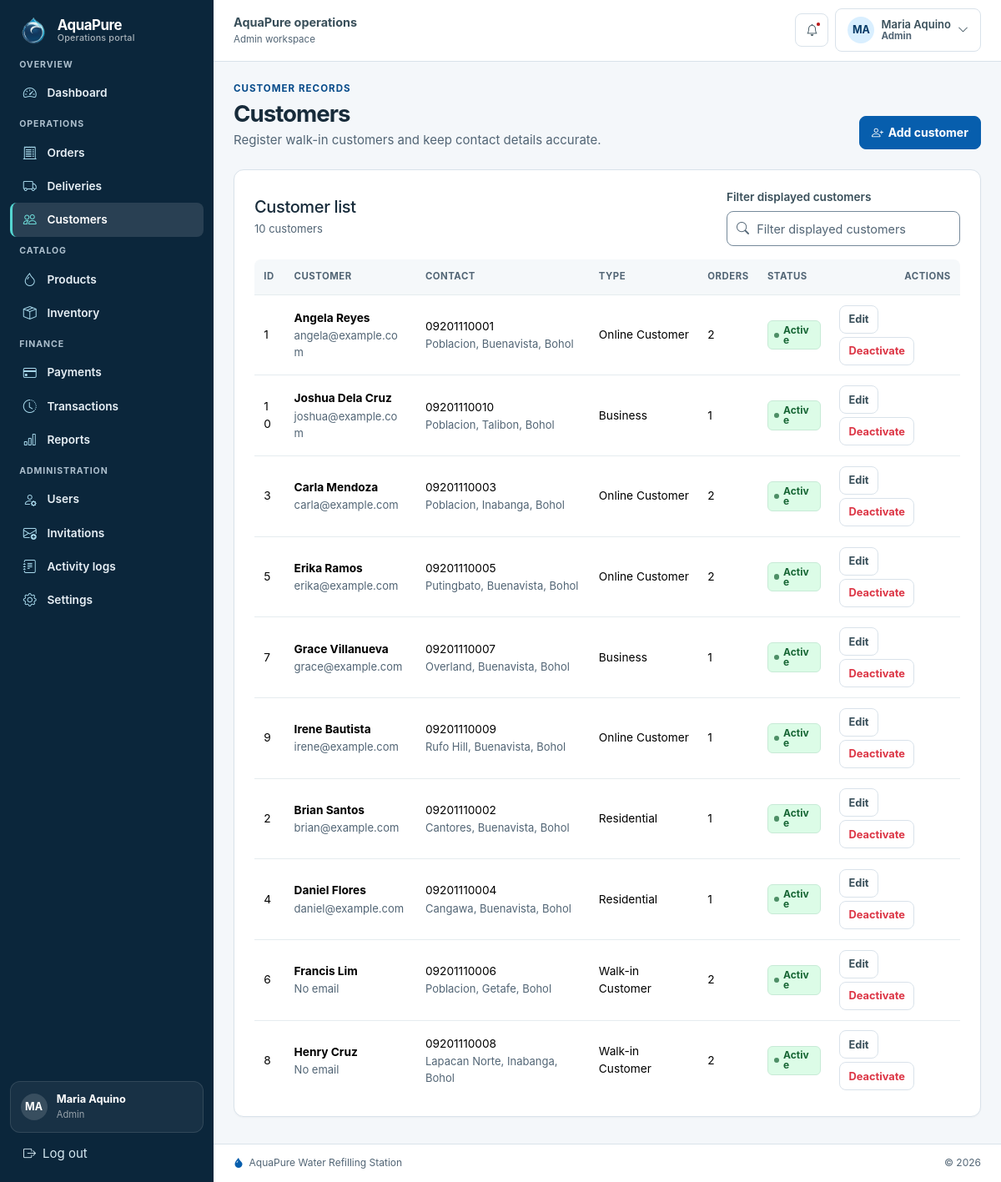
Page /portal/index.php?page=customers (signed in) on the committed database.
### tables this page shows
CREATE TABLE users (
    user_id INT UNSIGNED AUTO_INCREMENT PRIMARY KEY,
    full_name VARCHAR(100) NOT NULL,
    username VARCHAR(30) NOT NULL UNIQUE,
    email VARCHAR(100) NOT NULL UNIQUE,
    contact_number VARCHAR(30) NULL,
    password_hash VARCHAR(255) NOT NULL,
    role ENUM('Admin','Staff') NOT NULL,
    account_status ENUM('Active','Inactive') NOT NULL DEFAULT 'Active',
    created_at TIMESTAMP NOT NULL DEFAULT CURRENT_TIMESTAMP,
    updated_at TIMESTAMP NOT NULL DEFAULT CURRENT_TIMESTAMP ON UPDATE CURRENT_TIMESTAMP,
    INDEX idx_users_role_status (role, account_status)
);

CREATE TABLE customers (
    customer_id INT UNSIGNED AUTO_INCREMENT PRIMARY KEY,
    full_name VARCHAR(100) NOT NULL,
    email VARCHAR(100) NULL UNIQUE,
    contact_number VARCHAR(20) NOT NULL,
    address VARCHAR(255) NOT NULL,
    password_hash VARCHAR(255) NULL,
    customer_type ENUM('Online Customer','Walk-in Customer','Residential','Business') NOT NULL DEFAULT 'Online Customer',
    account_status ENUM('Active','Inactive') NOT NULL DEFAULT 'Active',
    created_at TIMESTAMP NOT NULL DEFAULT CURRENT_TIMESTAMP,
    updated_at TIMESTAMP NOT NULL DEFAULT CURRENT_TIMESTAMP ON UPDATE CURRENT_TIMESTAMP,
    INDEX idx_customers_status (account_status)
);

### portal/pages/customers.php (the view, shortened to what the rows shown need)
<?php
$customers = db()
    ->query(
        "SELECT c.*, COUNT(o.order_id) AS order_count FROM customers c LEFT JOIN orders o ON o.customer_id = c.customer_id GROUP BY c.customer_id ORDER BY c.created_at DESC",
    )
    ->fetchAll();
?>
<header class="page-header"><div><h1 class="section-title mb-1">Customers</h1></div></header>
<section class="panel-card"><div class="section-header"><div><h2 class="h5 mb-1">Customer list</h2></div></div><div class="table-responsive mobile-table-cards" role="region" tabindex="0" aria-label="Customers table"><table data-layout="cards" role="table" class="table align-middle" id="customersTable"><thead><tr><th scope="col">ID</th><th scope="col">Customer</th><th scope="col">Contact</th><th scope="col">Type</th><th scope="col">Orders</th><th scope="col">Status</th><th scope="col" class="text-end">Actions</th></tr></thead><tbody><?php foreach (
    $customers
    as $customer
): ?><tr><td data-column-label="ID"><div class="table-cell-value"><?= (int) $customer["customer_id"] ?></div></td><td class="table-primary-cell" data-column-label="Customer"><div class="table-cell-value"><strong><?= e(
    $customer["full_name"],
) ?></strong><div class="small text-secondary"><?= e(
    $customer["email"] ?: "No email",
) ?></div></div></td><td data-column-label="Contact"><div class="table-cell-value"><?= e(
    $customer["contact_number"],
) ?><div class="small text-secondary"><?= e(
    $customer["address"],
) ?></div></div></td><td data-column-label="Type"><div class="table-cell-value"><?= e(
    $customer["customer_type"],
) ?></div></td><td data-column-label="Orders"><div class="table-cell-value"><?= (int) $customer[
    "order_count"
] ?></div></td><td data-column-label="Status"><div class="table-cell-value"><span class="badge <?= e(
    badge_class($customer["account_status"]),
) ?>"><?= e(
    $customer["account_status"],
) ?></span></div></td><td data-column-label="Actions"><div class="table-cell-value"><div class="d-flex gap-1"><a class="btn btn-sm btn-light" href="<?= e(
    url("portal/index.php?page=customers&edit=" . $customer["customer_id"]),
) ?>">Edit</a><?php if (
    is_admin()
): ?><button type="button" class="btn btn-sm btn-light <?= $customer["account_status"] === "Active" ? "text-danger" : "" ?>" data-confirm="<?= $customer["account_status"] === "Active" ? "Deactivate " . e($customer["full_name"]) . "? They will no longer be able to sign in until reactivated." : "Reactivate " . e($customer["full_name"]) . "? They will be able to use the customer account again." ?>" data-action="<?= e(
    url("portal/index.php?page=customers"),
) ?>" data-form-action="toggle_customer" data-id="<?= (int) $customer[
    "customer_id"
] ?>" data-confirm-title="<?= $customer["account_status"] === "Active" ? "Deactivate customer" : "Reactivate customer" ?>" data-confirm-label="<?= $customer["account_status"] === "Active" ? "Deactivate" : "Reactivate" ?>"><?= $customer["account_status"] === "Active" ? "Deactivate" : "Reactivate" ?></button><?php endif; ?></div></div></td></tr><?php endforeach; ?>
</tbody></table></div></section>

### includes/portal-header.php (shortened to what the rows shown need)
<?php
$account = current_account();
?>
<!doctype html>
<html lang="en">
<head>
    <link rel="stylesheet" href="<?= e(url("assets/vendor/bootstrap/css/bootstrap.min.css")) ?>">
    <link rel="stylesheet" href="<?= e(url("assets/vendor/bootstrap-icons/font/bootstrap-icons.min.css")) ?>">
    <link rel="stylesheet" href="<?= e(url("assets/css/style.css?v=8")) ?>">
</head>
<body class="operations-page">
<div class="app-shell">
    <aside class="sidebar offcanvas-lg offcanvas-start" tabindex="-1" id="operationsSidebar" aria-labelledby="operationsSidebarLabel">
        <div class="sidebar-content offcanvas-body">
            <div class="sidebar-account">
                <div class="sidebar-account-card">
                    <span class="min-w-0">
                        <span class="sidebar-account-name d-block"><?= e($account["name"]) ?></span>
                        <span class="sidebar-account-role d-block"><?= e($account["role"]) ?></span>
                    </span>
                </div>
            </div>
        </div>
    </aside>
    <div class="app-main">
        <header class="topbar">
            <div class="d-flex align-items-center gap-2 min-w-0">
                <div class="min-w-0">
                    <div class="topbar-title">AquaPure operations</div>
                    <div class="topbar-subtitle d-none d-sm-block"><?= e($account["role"]) ?> workspace</div>
                </div>
            </div>
            <div class="topbar-actions">
                <div class="dropdown">
                    <button class="btn btn-light d-flex align-items-center gap-2" type="button" data-bs-toggle="dropdown" aria-expanded="false" aria-label="Account menu for <?= e($account["name"]) ?>">
                        <span class="d-none d-md-block text-start">
                            <span class="d-block small fw-semibold"><?= e($account["name"]) ?></span>
                            <span class="d-block topbar-subtitle"><?= e($account["role"]) ?></span>
                        </span>
                    </button>
                </div>
            </div>
        </header>
        <main class="page-content" id="mainContent" tabindex="-1">

### rows in the picture
users: full_name "Maria Aquino", role "Admin"
customers: customer_id "1", full_name "Angela Reyes", email "angela@example.com", contact_number "09201110001", address "Poblacion, Buenavista, Bohol", customer_type "Online Customer", customer "2", account_status "Active", shows "Deactivate"
customers: customer_id "10", full_name "Joshua Dela Cruz", email "joshua@example.com", contact_number "09201110010", address "Poblacion, Talibon, Bohol", customer_type "Business", customer "1", account_status "Active", shows "Deactivate"
customers: customer_id "3", full_name "Carla Mendoza", email "carla@example.com", contact_number "09201110003", address "Poblacion, Inabanga, Bohol", customer_type "Online Customer", customer "2", account_status "Active", shows "Deactivate"
customers: customer_id "5", full_name "Erika Ramos", email "erika@example.com", contact_number "09201110005", address "Putingbato, Buenavista, Bohol", customer_type "Online Customer", customer "2", account_status "Active", shows "Deactivate"
customers: customer_id "7", full_name "Grace Villanueva", email "grace@example.com", contact_number "09201110007", address "Overland, Buenavista, Bohol", customer_type "Business", customer "1", account_status "Active", shows "Deactivate"
customers: customer_id "9", full_name "Irene Bautista", email "irene@example.com", contact_number "09201110009", address "Rufo Hill, Buenavista, Bohol", customer_type "Online Customer", customer "1", account_status "Active", shows "Deactivate"
customers: customer_id "2", full_name "Brian Santos", email "brian@example.com", contact_number "09201110002", address "Cantores, Buenavista, Bohol", customer_type "Residential", customer "1", account_status "Active", shows "Deactivate"
customers: customer_id "4", full_name "Daniel Flores", email "daniel@example.com", contact_number "09201110004", address "Cangawa, Buenavista, Bohol", customer_type "Residential", customer "1", account_status "Active", shows "Deactivate"
customers: customer_id "6", full_name "Francis Lim", email "No email", contact_number "09201110006", address "Poblacion, Getafe, Bohol", customer_type "Walk-in Customer", customer "2", account_status "Active", shows "Deactivate"
customers: customer_id "8", full_name "Henry Cruz", email "No email", contact_number "09201110008", address "Lapacan Norte, Inabanga, Bohol", customer_type "Walk-in Customer", customer "2", account_status "Active", shows "Deactivate"

### other values in the picture
$groupLabel "OVERVIEW"
$label "Dashboard"
$groupLabel "OPERATIONS"
$label "Orders"
$label "Deliveries"
$label "Customers"
$groupLabel "CATALOG"
$label "Products"
$label "Inventory"
$groupLabel "FINANCE"
$label "Payments"
$label "Transactions"
$label "Reports"
$groupLabel "ADMINISTRATION"
$label "Users"
